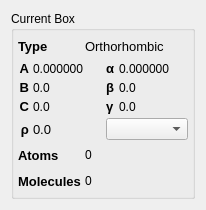
<?xml version="1.0" encoding="UTF-8"?>
<ui version="4.0">
 <class>BoxWidget</class>
 <widget class="QWidget" name="BoxWidget">
  <property name="geometry">
   <rect>
    <x>0</x>
    <y>0</y>
    <width>206</width>
    <height>210</height>
   </rect>
  </property>
  <property name="sizePolicy">
   <sizepolicy hsizetype="Minimum" vsizetype="Minimum">
    <horstretch>0</horstretch>
    <verstretch>0</verstretch>
   </sizepolicy>
  </property>
  <property name="windowTitle">
   <string>Form</string>
  </property>
  <layout class="QVBoxLayout" name="verticalLayout">
   <item>
    <widget class="QGroupBox" name="CurrentBoxGroup">
     <property name="sizePolicy">
      <sizepolicy hsizetype="Preferred" vsizetype="Minimum">
       <horstretch>0</horstretch>
       <verstretch>0</verstretch>
      </sizepolicy>
     </property>
     <property name="title">
      <string>Current Box</string>
     </property>
     <layout class="QGridLayout" name="gridLayout_2">
      <property name="leftMargin">
       <number>4</number>
      </property>
      <property name="topMargin">
       <number>4</number>
      </property>
      <property name="rightMargin">
       <number>4</number>
      </property>
      <property name="bottomMargin">
       <number>4</number>
      </property>
      <property name="spacing">
       <number>4</number>
      </property>
      <item row="2" column="1">
       <widget class="QLabel" name="AtomPopulation">
        <property name="text">
         <string>0</string>
        </property>
       </widget>
      </item>
      <item row="0" column="0">
       <widget class="QLabel" name="label_2">
        <property name="sizePolicy">
         <sizepolicy hsizetype="Minimum" vsizetype="Preferred">
          <horstretch>0</horstretch>
          <verstretch>0</verstretch>
         </sizepolicy>
        </property>
        <property name="font">
         <font>
          <pointsize>10</pointsize>
          <weight>75</weight>
          <bold>true</bold>
         </font>
        </property>
        <property name="text">
         <string>Type</string>
        </property>
       </widget>
      </item>
      <item row="3" column="0">
       <widget class="QLabel" name="label_mol_pop">
        <property name="font">
         <font>
          <pointsize>10</pointsize>
          <weight>75</weight>
          <bold>true</bold>
         </font>
        </property>
        <property name="text">
         <string>Molecules</string>
        </property>
       </widget>
      </item>
      <item row="2" column="0">
       <widget class="QLabel" name="label_atom_pop">
        <property name="font">
         <font>
          <pointsize>10</pointsize>
          <weight>75</weight>
          <bold>true</bold>
         </font>
        </property>
        <property name="text">
         <string>Atoms</string>
        </property>
       </widget>
      </item>
      <item row="3" column="1">
       <widget class="QLabel" name="MolPopulation">
        <property name="text">
         <string>0</string>
        </property>
       </widget>
      </item>
      <item row="1" column="0" colspan="2">
       <layout class="QGridLayout" name="gridLayout_3">
        <item row="0" column="3">
         <widget class="QLabel" name="CurrentBoxAlphaLabel">
          <property name="sizePolicy">
           <sizepolicy hsizetype="Expanding" vsizetype="Preferred">
            <horstretch>0</horstretch>
            <verstretch>0</verstretch>
           </sizepolicy>
          </property>
          <property name="text">
           <string>0.000000</string>
          </property>
         </widget>
        </item>
        <item row="1" column="0">
         <widget class="QLabel" name="label_4">
          <property name="sizePolicy">
           <sizepolicy hsizetype="Minimum" vsizetype="Preferred">
            <horstretch>0</horstretch>
            <verstretch>0</verstretch>
           </sizepolicy>
          </property>
          <property name="font">
           <font>
            <pointsize>10</pointsize>
            <weight>75</weight>
            <bold>true</bold>
           </font>
          </property>
          <property name="text">
           <string>B</string>
          </property>
          <property name="alignment">
           <set>Qt::AlignRight|Qt::AlignTrailing|Qt::AlignVCenter</set>
          </property>
         </widget>
        </item>
        <item row="0" column="2">
         <widget class="QLabel" name="label_6">
          <property name="sizePolicy">
           <sizepolicy hsizetype="Minimum" vsizetype="Preferred">
            <horstretch>0</horstretch>
            <verstretch>0</verstretch>
           </sizepolicy>
          </property>
          <property name="font">
           <font>
            <pointsize>10</pointsize>
            <weight>75</weight>
            <bold>true</bold>
           </font>
          </property>
          <property name="text">
           <string>α</string>
          </property>
         </widget>
        </item>
        <item row="2" column="0">
         <widget class="QLabel" name="label_5">
          <property name="sizePolicy">
           <sizepolicy hsizetype="Minimum" vsizetype="Preferred">
            <horstretch>0</horstretch>
            <verstretch>0</verstretch>
           </sizepolicy>
          </property>
          <property name="font">
           <font>
            <pointsize>10</pointsize>
            <weight>75</weight>
            <bold>true</bold>
           </font>
          </property>
          <property name="text">
           <string>C</string>
          </property>
          <property name="alignment">
           <set>Qt::AlignRight|Qt::AlignTrailing|Qt::AlignVCenter</set>
          </property>
         </widget>
        </item>
        <item row="0" column="0">
         <widget class="QLabel" name="label">
          <property name="sizePolicy">
           <sizepolicy hsizetype="Minimum" vsizetype="Preferred">
            <horstretch>0</horstretch>
            <verstretch>0</verstretch>
           </sizepolicy>
          </property>
          <property name="font">
           <font>
            <pointsize>10</pointsize>
            <weight>75</weight>
            <bold>true</bold>
           </font>
          </property>
          <property name="text">
           <string>A</string>
          </property>
          <property name="alignment">
           <set>Qt::AlignRight|Qt::AlignTrailing|Qt::AlignVCenter</set>
          </property>
         </widget>
        </item>
        <item row="0" column="1">
         <widget class="QLabel" name="CurrentBoxALabel">
          <property name="sizePolicy">
           <sizepolicy hsizetype="Expanding" vsizetype="Preferred">
            <horstretch>0</horstretch>
            <verstretch>0</verstretch>
           </sizepolicy>
          </property>
          <property name="text">
           <string>0.000000</string>
          </property>
         </widget>
        </item>
        <item row="3" column="0">
         <widget class="QLabel" name="label_3">
          <property name="sizePolicy">
           <sizepolicy hsizetype="Minimum" vsizetype="Preferred">
            <horstretch>0</horstretch>
            <verstretch>0</verstretch>
           </sizepolicy>
          </property>
          <property name="font">
           <font>
            <pointsize>10</pointsize>
            <weight>75</weight>
            <bold>true</bold>
           </font>
          </property>
          <property name="text">
           <string>ρ</string>
          </property>
          <property name="alignment">
           <set>Qt::AlignRight|Qt::AlignTrailing|Qt::AlignVCenter</set>
          </property>
         </widget>
        </item>
        <item row="3" column="1">
         <widget class="QLabel" name="DensityUnitsLabel">
          <property name="sizePolicy">
           <sizepolicy hsizetype="Expanding" vsizetype="Preferred">
            <horstretch>0</horstretch>
            <verstretch>0</verstretch>
           </sizepolicy>
          </property>
          <property name="font">
           <font>
            <pointsize>10</pointsize>
            <weight>50</weight>
            <bold>false</bold>
           </font>
          </property>
          <property name="text">
           <string>0.0</string>
          </property>
          <property name="alignment">
           <set>Qt::AlignLeading|Qt::AlignLeft|Qt::AlignVCenter</set>
          </property>
         </widget>
        </item>
        <item row="1" column="1">
         <widget class="QLabel" name="CurrentBoxBLabel">
          <property name="sizePolicy">
           <sizepolicy hsizetype="Expanding" vsizetype="Preferred">
            <horstretch>0</horstretch>
            <verstretch>0</verstretch>
           </sizepolicy>
          </property>
          <property name="text">
           <string>0.0</string>
          </property>
         </widget>
        </item>
        <item row="2" column="1">
         <widget class="QLabel" name="CurrentBoxCLabel">
          <property name="sizePolicy">
           <sizepolicy hsizetype="Expanding" vsizetype="Preferred">
            <horstretch>0</horstretch>
            <verstretch>0</verstretch>
           </sizepolicy>
          </property>
          <property name="text">
           <string>0.0</string>
          </property>
         </widget>
        </item>
        <item row="1" column="2">
         <widget class="QLabel" name="label_7">
          <property name="sizePolicy">
           <sizepolicy hsizetype="Minimum" vsizetype="Preferred">
            <horstretch>0</horstretch>
            <verstretch>0</verstretch>
           </sizepolicy>
          </property>
          <property name="font">
           <font>
            <pointsize>10</pointsize>
            <weight>75</weight>
            <bold>true</bold>
           </font>
          </property>
          <property name="text">
           <string>β</string>
          </property>
         </widget>
        </item>
        <item row="2" column="2">
         <widget class="QLabel" name="label_8">
          <property name="sizePolicy">
           <sizepolicy hsizetype="Minimum" vsizetype="Preferred">
            <horstretch>0</horstretch>
            <verstretch>0</verstretch>
           </sizepolicy>
          </property>
          <property name="font">
           <font>
            <pointsize>10</pointsize>
            <weight>75</weight>
            <bold>true</bold>
           </font>
          </property>
          <property name="text">
           <string>γ</string>
          </property>
         </widget>
        </item>
        <item row="2" column="3">
         <widget class="QLabel" name="CurrentBoxGammaLabel">
          <property name="sizePolicy">
           <sizepolicy hsizetype="Expanding" vsizetype="Preferred">
            <horstretch>0</horstretch>
            <verstretch>0</verstretch>
           </sizepolicy>
          </property>
          <property name="text">
           <string>0.0</string>
          </property>
         </widget>
        </item>
        <item row="1" column="3">
         <widget class="QLabel" name="CurrentBoxBetaLabel">
          <property name="sizePolicy">
           <sizepolicy hsizetype="Expanding" vsizetype="Preferred">
            <horstretch>0</horstretch>
            <verstretch>0</verstretch>
           </sizepolicy>
          </property>
          <property name="text">
           <string>0.0</string>
          </property>
         </widget>
        </item>
        <item row="3" column="2" colspan="2">
         <widget class="QComboBox" name="DensityUnitsCombo"/>
        </item>
       </layout>
      </item>
      <item row="0" column="1">
       <widget class="QLabel" name="CurrentBoxTypeLabel">
        <property name="sizePolicy">
         <sizepolicy hsizetype="Expanding" vsizetype="Preferred">
          <horstretch>0</horstretch>
          <verstretch>0</verstretch>
         </sizepolicy>
        </property>
        <property name="font">
         <font>
          <pointsize>10</pointsize>
          <weight>50</weight>
          <bold>false</bold>
         </font>
        </property>
        <property name="text">
         <string>Orthorhombic</string>
        </property>
        <property name="alignment">
         <set>Qt::AlignLeading|Qt::AlignLeft|Qt::AlignVCenter</set>
        </property>
       </widget>
      </item>
     </layout>
    </widget>
   </item>
  </layout>
 </widget>
 <resources/>
 <connections/>
</ui>
